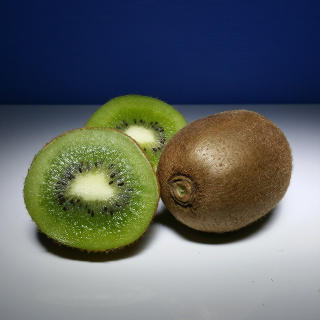
#> input picture App5-MobileAPP/ios/dist/root/python3/share/kivy-examples/canvas/kiwi.jpg, 320 x 320 px, given in place of the camera
$ python video_capture.py   (older library calls are emulated)
#> lines starting #> are read from the running program, lines starting #| are printed output that depends on the picture
import cv2, time, pandas
from datetime import datetime

first_frame = None
status_list = [None, None]
times = []
df = pandas.DataFrame(columns=["Start","End"])

# 0 mean built in camera of laptop,if other camera installed, it will be 1,2 or 3
# you can place video file here: video=cv2.VideoCapture("movie.mp4")
video=cv2.VideoCapture(0)

number_frame = 0
while True:
    number_frame += 1

    check, frame = video.read()
#> frame is the input picture: shape (320, 320, 3); mean B, G, R 102.2, 101.6, 95.7

    #time.sleep(3)
    gray = cv2.cvtColor(frame, cv2.COLOR_BGR2GRAY)
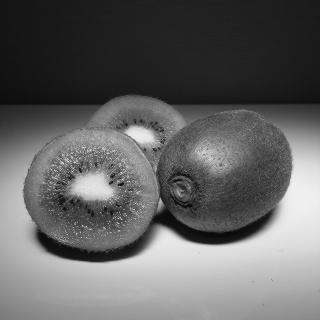
#> gray: shape (320, 320); min 2, max 248, mean 99.9
    #blur image, (21,21) is width and height of a Gaussian kernel
    gray = cv2.GaussianBlur(gray,(21,21),0)
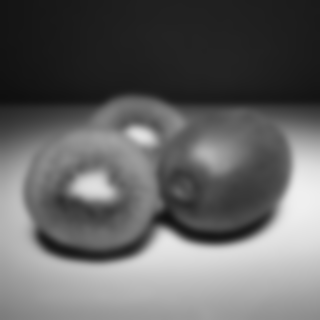
#> gray: shape (320, 320); min 15, max 239, mean 99.9

    # camera on mac: 10 first frame is black frame so we ignore it
    if number_frame < 10 :
        continue

    if first_frame is None :
        first_frame = gray
        continue

    delta_frame = cv2.absdiff(first_frame,gray)

    # any pixel >35 will be white(255), other is black
    # return tuple with 2 values
    # thresh_binary use [1] for frame
    thresh_frame = cv2.threshold(delta_frame, 30, 255, cv2.THRESH_BINARY)[1]
    thresh_frame = cv2.dilate(thresh_frame, None, iterations=2)

    (image, contours, hierarchy) = cv2.findContours(thresh_frame.copy(), cv2.RETR_EXTERNAL, cv2.CHAIN_APPROX_SIMPLE)

    status = 0
    for contour in contours :
        if cv2.contourArea(contour) >= 10000 :
            status = 1
            (x,y,w,h) = cv2.boundingRect(contour)
            cv2.rectangle(frame, (x,y), (x+w, y+h), (0,255,0), 3)
    status_list.append(status)

    if (status_list[-1]==0) and (status_list[-2]==1) :
        times.append(datetime.now())
    if (status_list[-1]==1) and (status_list[-2]==0) :
        times.append(datetime.now())

    cv2.imshow("Gray",gray)
    cv2.imshow("Delta",delta_frame)
    cv2.imshow("Threshold Frame", thresh_frame)
    cv2.imshow("Color Frame",frame)

    key = cv2.waitKey(1)

    if key == ord('q'):
        if status == 1 :
            times.append(datetime.now())
        break;

print(status_list)
print(times)

for i in range(0, len(times), 2):
    df = df.append({"Start": times[i], "End": times[i+1]},ignore_index=True)
#> this loop made 0 passes

df.to_csv("times.csv")

video.release()
cv2.destroyAllWindows()
